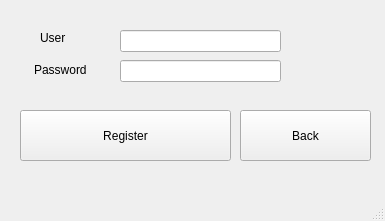
<?xml version="1.0" encoding="UTF-8"?>
<ui version="4.0">
 <class>register_window</class>
 <widget class="QMainWindow" name="register_window">
  <property name="geometry">
   <rect>
    <x>0</x>
    <y>0</y>
    <width>385</width>
    <height>221</height>
   </rect>
  </property>
  <property name="sizePolicy">
   <sizepolicy hsizetype="Preferred" vsizetype="Preferred">
    <horstretch>0</horstretch>
    <verstretch>0</verstretch>
   </sizepolicy>
  </property>
  <property name="windowTitle">
   <string>register</string>
  </property>
  <widget class="QWidget" name="centralwidget">
   <widget class="QLineEdit" name="username">
    <property name="geometry">
     <rect>
      <x>120</x>
      <y>30</y>
      <width>161</width>
      <height>22</height>
     </rect>
    </property>
   </widget>
   <widget class="QLineEdit" name="password">
    <property name="geometry">
     <rect>
      <x>120</x>
      <y>60</y>
      <width>161</width>
      <height>22</height>
     </rect>
    </property>
    <property name="echoMode">
     <enum>QLineEdit::Password</enum>
    </property>
   </widget>
   <widget class="QLabel" name="label">
    <property name="geometry">
     <rect>
      <x>40</x>
      <y>30</y>
      <width>71</width>
      <height>16</height>
     </rect>
    </property>
    <property name="text">
     <string>User</string>
    </property>
   </widget>
   <widget class="QLabel" name="label_2">
    <property name="geometry">
     <rect>
      <x>34</x>
      <y>60</y>
      <width>61</width>
      <height>20</height>
     </rect>
    </property>
    <property name="text">
     <string>Password</string>
    </property>
   </widget>
   <widget class="QPushButton" name="register_button">
    <property name="geometry">
     <rect>
      <x>20</x>
      <y>110</y>
      <width>211</width>
      <height>51</height>
     </rect>
    </property>
    <property name="text">
     <string>Register</string>
    </property>
   </widget>
   <widget class="QPushButton" name="cancel_button">
    <property name="geometry">
     <rect>
      <x>240</x>
      <y>110</y>
      <width>131</width>
      <height>51</height>
     </rect>
    </property>
    <property name="text">
     <string>Back</string>
    </property>
   </widget>
  </widget>
  <widget class="QMenuBar" name="menubar">
   <property name="geometry">
    <rect>
     <x>0</x>
     <y>0</y>
     <width>385</width>
     <height>26</height>
    </rect>
   </property>
  </widget>
  <widget class="QStatusBar" name="statusbar"/>
 </widget>
 <resources/>
 <connections/>
</ui>
